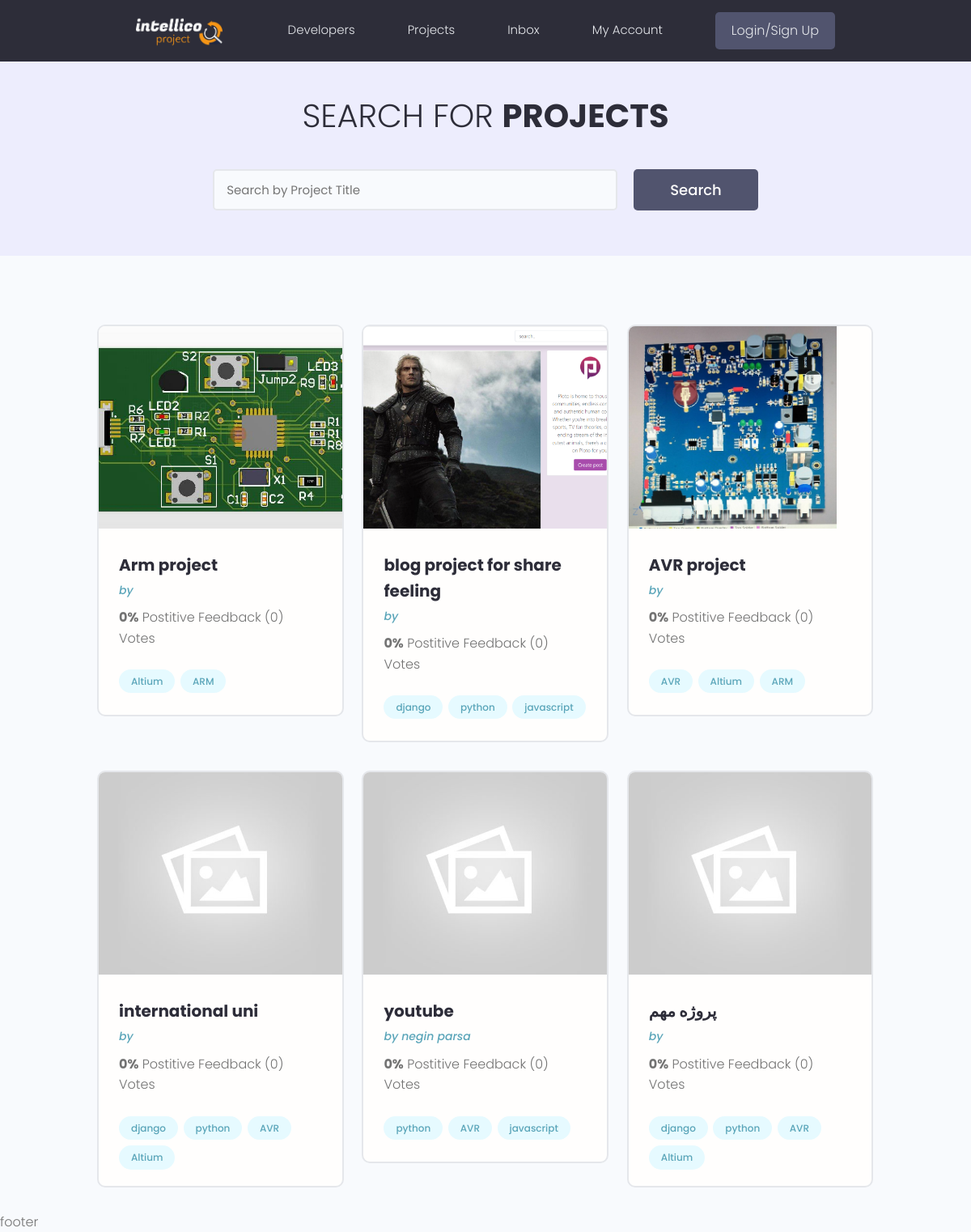
The app's page /projects/, older data.
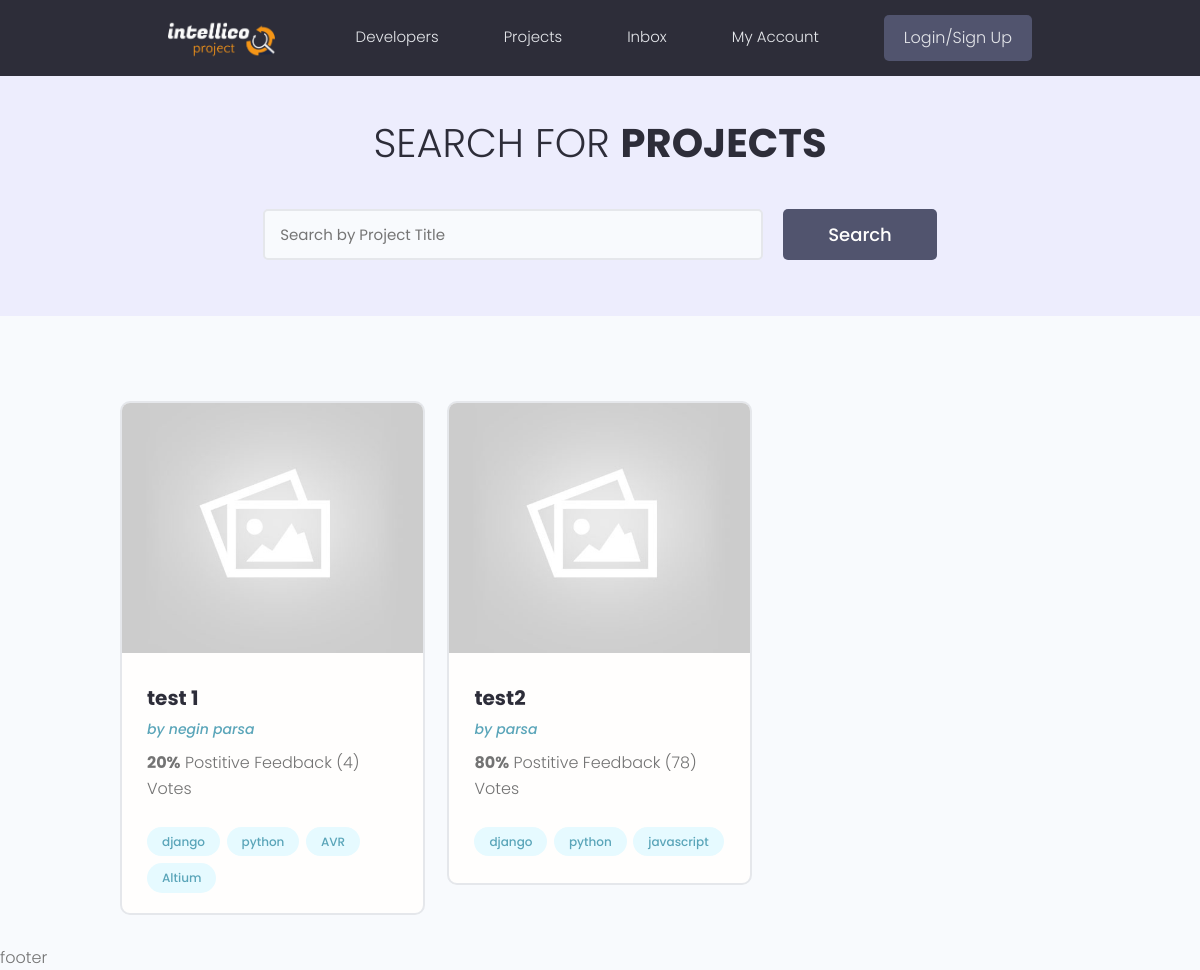
The same page, newer data.
### projects/models.py (models this page shows, shortened)
class Project(models.Model):
    owner = models.ForeignKey(Profile, null=True, blank=True, on_delete=models.SET_NULL)
    title = models.CharField(max_length=200)
    description = models.TextField(null=True, blank=True)
    featured_image = models.FileField(null=True, blank=True, default='default.jpg')
    demo_link = models.CharField(max_length=200, null=True, blank=True)
    source_link = models.CharField(max_length=200, null=True, blank=True)
    tags = models.ManyToManyField('Tag', blank=True)
    vote_total = models.IntegerField(default=0, null=True, blank=True)
    vote_ratio = models.IntegerField(default=0, null=True, blank=True)  #the vote is positive or negetive
    created = models.DateTimeField(auto_now_add=True)
    id = models.UUIDField(default=uuid.uuid4, unique=True, primary_key=True, editable=False)

class Tag(models.Model):
    name = models.CharField(max_length=200)
    created = models.DateTimeField(auto_now_add=True)
    id = models.UUIDField(default=uuid.uuid4, unique=True, primary_key=True, editable=False)
    def __str__(self):
        return self.name

### users/models.py (models this page shows, shortened)
class Profile(models.Model):
    user = models.OneToOneField(User, on_delete=models.CASCADE, null=True, blank=True)
    name = models.CharField(max_length=200, null=True, blank=True)
    email = models.EmailField(max_length=500, null=True, blank=True)
    username = models.CharField(max_length=200, null=True, blank=True)
    location = models.CharField(max_length=200, null=True, blank=True)
    short_intro = models.CharField(max_length=200, null=True, blank=True)
    bio = models.TextField(null=True, blank=True)
    profile_image = models.ImageField(null=True, blank=True, upload_to='profiles/', default='profiles/user-default.png')
    social_github = models.CharField(max_length=200, null=True, blank=True)
    social_linkedin = models.CharField(max_length=200, null=True, blank=True)
    social_website = models.CharField(max_length=200, null=True, blank=True)
    social_twitter = models.CharField(max_length=200, null=True, blank=True)
    created = models.DateTimeField(auto_now_add=True)
    id = models.UUIDField(default=uuid.uuid4, unique=True, primary_key=True, editable=False)

### projects/views.py (the view)
# urls.py: path('projects/', include('projects.urls')),
def projects(request):
    projects = Project.objects.all()
    context = {'projects': projects}
    return render(request, 'projects/projects.html', context)

### projects/templates/projects/projects.html (shortened to what this page needs)
{% extends 'main.html' %}
{% block content %}
  <main class="projects">
    <section class="hero-section text-center">
      <div class="container container--narrow">
        <div class="hero-section__box">
          <h2>Search for <span >Projects</span></h2>
        </div>
        <div class="hero-section__search">
          <form class="form" action="#" method="get">
            <div class="form__field">
              <input class="input input--text" id="formInput#search" type="text" name="text"
                placeholder="Search by Project Title" />
            </div>
            <input class="btn btn--sub btn--lg" type="submit" value="Search" />
          </form>
        </div>
      </div>
    </section>
    <section class="projectsList">
      <div class="container">
        <div class="grid grid--three">
        {% for project in projects %}
          <div class="column">
            <div class="card project">
              <a href="{% url 'project' project.id %}" class="project">
                <img class="project__thumbnail" src="{{ project.featured_image.url }}" alt="project thumbnail" />
                <div class="card__body">
                  <h3 class="project__title">{{ project.title }}</h3>
                  <p><a class="project__author" href="{% url 'user-profile' project.owner.id %}">by {{ project.owner.name}}</a></p>
                  <p class="project--rating">
                    <span style="font-weight: bold;">{{ project.vote_ratio }}%</span> Postitive
                    Feedback ({{ project.vote_total }}) Vote{{ project.vote_total|pluralize:'s'}}
                  </p>
                      <div class="project__tags">
                      {% for tag in project.tags.all|slice:"4" %}
                        <span class="tag tag--pill tag--main">
                          <small>{{ tag }}</small>
                        </span>
                      {% endfor %}
                      </div>
                </div>
              </a>
            </div>
          </div>
        {% endfor %}
        </div>
      </div>
    </section>
  </main>
{% endblock content %}

### templates/main.html (shortened to what this page needs)
<!DOCTYPE html>
{% load static %}
<html lang="en" >
<head>
  <link rel="stylesheet" href="https://cdn.iconmonstr.com/1.3.0/css/iconmonstr-iconic-font.min.css" />
  <link rel="stylesheet" href="{% static 'uikit/styles/uikit.css' %}" />
  <link rel="stylesheet" href="{% static 'styles/app.css'%}" />
</head>
<body>
    {% include 'navbar.html' %}
    {% block content %}
    {% endblock %}
    <p>footer</p>
</body>
</html>

### templates/navbar.html (shortened to what this page needs)
{% load static %}
  <header class="header">
    <div class="container container--narrow">
      <a href="{% url 'profiles' %}" class="header__logo">
        <img  src="{% static 'images/logo.png' %}" alt="DevSearch Logo" />
      </a>
      <nav class="header__nav">
        <ul class="header__menu">
          <li class="header__menuItem"><a href="{% url 'profiles' %}">Developers</a></li>
          <li class="header__menuItem"><a href="{% url 'projects' %}">Projects</a></li>
          <li class="header__menuItem"><a href="">Inbox</a></li>
          <li class="header__menuItem"><a href="">My Account</a></li>
          {% if request.user.is_authenticated %}
          <li class="header__menuItem"><a href="{% url 'create-project' %}">Add project</a></li>
          <li class="header__menuItem"><a href="{% url 'logout' %}" class="btn btn--sub">Logout</a></li>
          {% else %}
          <li class="header__menuItem"><a href="{% url 'login' %}" class="btn btn--sub">Login/Sign Up</a></li>
          {% endif %}
        </ul>
      </nav>
    </div>
  </header>

### static/styles/app.css (style rules this page uses)
:root { --color-sub: #2d2d39; }
.btn--sub { background-color: var(--color-sub-light); }
.card { border: 2px solid var(--color-light); }
img { width: 100%; }
.header { position: sticky; z-index: 111; background-color: var(--color-sub); padding: 1.5rem 0; }
.header > .container { display: flex; justify-content: space-between; align-items: center; }
.header__logo > img { height: 6.5rem; margin-bottom: -23px; margin-top: -10px; }
.header__nav > ul { display: inline-flex; align-items: center; list-style: none; gap: 6.5rem; }
.header__menuItem > a { color: var(--color-light); font-weight: 300; }
.hero-section { height: 40vh; display: flex; align-items: center; background-color: var(--color-sub); }
.hero-section__box { margin-bottom: 4rem; }
.hero-section__box > h2, .hero-section__box > h2 > span { font-size: 4rem; color: var(--color-light); line-height: 1.3; text-transform: uppercase; }
.hero-section__box > h2 { font-weight: 300; }
.hero-section__box > h2 > span { font-weight: 700; }
.hero-section__search > .form { display: flex; align-items: center; justify-content: center; gap: 2rem; }
.hero-section__search > .form input.input--text { width: 50rem; }
.project__author { font-size: 1.4rem; font-style: italic; }
.project--rating { margin-bottom: 1.6em; margin-top: .5em; }
.projects > .hero-section { background: var(--color-sub-lighter); height: 30vh; }
.projects .hero-section__box { margin-bottom: 2.5rem; }
.projects .hero-section__box > h2 { color: var(--color-sub); }
.projects .hero-section__box > h2 > span { font-weight: 700; color: var(--color-sub); }
.projectsList { margin-top: 8rem; }
.project__thumbnail { height: 25rem; object-fit: cover; object-position: top center; }
.project__title { font-size: 2rem; font-weight: 700; color: var(--color-sub); }

### static/uikit/styles/modules/_variables.css (style rules this page uses)
:root { --color-main: #5aa5b9; --color-main-light: #e6faff; --color-sub: #3f4156; --color-sub-light: #51546e; --color-sub-lighter: #ededfd; --color-text: #737373; --color-gray: #8b8b8b; --color-light: #e5e7eb; --color-light-gray: #767676; --color-bg: #f8fafd; --color-white: #fffefd; --color-white-light: #f3f3f3; --color-success: #359e64; --color-success-bg: #def8e8; --color-error: #fc4b0b; --color-error-bg: #fff2ee; --font-base: 'Poppins', arial, helvetica, 'Segoe UI', roboto, ubuntu, sans-serif; --font-monospace: 'Fira Code', 'Courier New', courier, monospace; --font-regular: 300; --font-medium: 500; --font-bold: 700; --generic-shadow: 1px 1px 5px #00000010; --generic-transition: all 0.3s ease-in-out; }

### static/uikit/styles/modules/_base.css (style rules this page uses)
* { margin: 0; padding: 0; box-sizing: border-box; text-rendering: optimizeLegibility; color: inherit; font-size: inherit; }
html { font-size: 50%; }
@media only screen and (min-width: 480px) { html { font-size: 56.25%; } }
@media only screen and (min-width: 1200px) { html { font-size: 62.5%; } }
body { line-height: 1.6; font-weight: 400; font-size: 1.5rem; color: var(--color-text); background-color: var(--color-bg); min-height: 100vh; }

### static/uikit/styles/modules/_typography.css (style rules this page uses)
* { font-family: var(--font-base); }
h2 { font-size: 3.6rem; font-weight: var(--font-bold); }
h3 { font-size: 3.2rem; font-weight: var(--font-medium); }
p, span, strong { font-size: 1.6rem; color: var(--color-text); font-weight: var(--font-regular); }
a { padding-bottom: 2px; text-decoration: none; display: inline-block; color: var(--color-main); font-weight: var(--font-medium); }

### static/uikit/styles/modules/_utilities.css (style rules this page uses)
.container { width: 92%; max-width: 165rem; margin: 0 auto; box-sizing: border-box; }
.container--narrow { width: 92%; max-width: 120rem; }
@media screen and (min-width: 1000px) { .container { width: 90%; } }
@media screen and (min-width: 1000px) { .container--narrow { width: 85%; } }
@media screen and (min-width: 1200px) { .container { width: 80%; } }
@media screen and (min-width: 1200px) { .container--narrow { width: 72%; } }
.text-center { text-align: center; }

### static/uikit/styles/modules/_button.css (style rules this page uses)
.btn { display: inline-block; position: relative; cursor: pointer; background-color: var(--color-light); font-weight: var(--font-medium); color: var(--color-sub); text-decoration: none; padding: 1rem 2rem; border-radius: 0.5rem; border: none; width: -webkit-fit-content; width: -moz-fit-content; width: fit-content; height: -webkit-fit-content; height: -moz-fit-content; height: fit-content; font-size: 1.6rem; outline-width: 0; outline-color: transparent; -webkit-backface-visibility: hidden; backface-visibility: hidden; transition: all 0.3s ease-in-out; }
.btn--sub { background-color: var(--color-sub); color: var(--color-white); }
.btn--lg { font-size: 1.8rem; padding: 1.2rem 4.5rem; }

Row changes from the older to the newer data that the page shows:
removed Project: featured_image (picture), title "Arm project", vote_ratio "0", vote_total "0", Tag (name "Altium")
no longer on this page (row unchanged): Tag: name "ARM"
removed Project: featured_image (picture), title "blog project for share feeling", vote_ratio "0", vote_total "0", Tag (name "django"), Tag (name "python"), Tag (name "javascript")
removed Project: featured_image (picture), title "AVR project", vote_ratio "0", vote_total "0", Tag (name "AVR"), Tag (name "Altium")
removed Project: featured_image (placeholder picture), title "international uni", vote_ratio "0", vote_total "0", Tag (name "django"), Tag (name "python"), Tag (name "AVR"), Tag (name "Altium")
removed Project: featured_image (placeholder picture), title "youtube", owner.name "negin parsa", vote_ratio "0", vote_total "0", Tag (name "python"), Tag (name "AVR"), Tag (name "javascript")
removed Project: featured_image (placeholder picture), title "پروژه مهم", vote_ratio "0", vote_total "0", Tag (name "django"), Tag (name "python"), Tag (name "AVR"), Tag (name "Altium")
added Project: featured_image (placeholder picture), title "test 1", owner.name "negin parsa", vote_ratio "20", vote_total "4", Tag (name "django"), Tag (name "python"), Tag (name "AVR"), Tag (name "Altium")
added Project: featured_image (placeholder picture), title "test2", owner.name "parsa", vote_ratio "80", vote_total "78", Tag (name "django"), Tag (name "python"), Tag (name "javascript")
